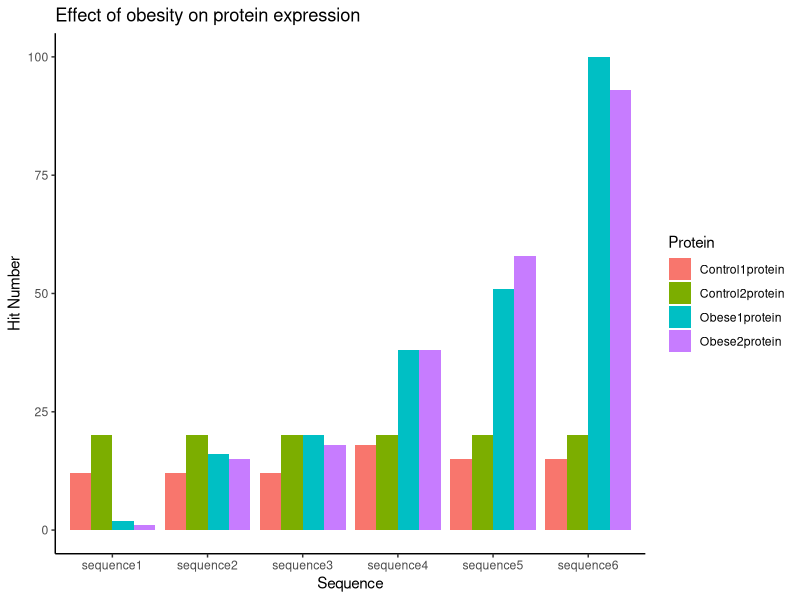

The R source for this figure:
setwd("C:/Users/raven/Desktop/biocomputing/GroupProject/Bioinformatics_Group_Project")
HitTable=read.table(file="HMMsearchHitTableFinal.txt",header = FALSE,stringsAsFactors = FALSE)
Protein=numeric(length=length(HitTable$V1)/3)
Sequence=numeric(length=length(HitTable$V1)/3)
HitNum=numeric(length=length(HitTable$V1)/3)
for (i in 1:length(HitTable$V1)) {
  if (i %% 3 == 0) {
    HitNum[i/3]=HitTable[i,]
  }
  else if (i %% 3 == 1) {
    Protein[(i+2)/3]=HitTable[i,]
  }
  else {
    Sequence[(i+1)/3]=HitTable[i,]
  }
}
HitNum=as.numeric(HitNum)
Graphic=cbind.data.frame(Protein,Sequence,HitNum) #default is to make it a character vector. Must convert to data frame
library(ggplot2)
library(grid)
library(gridExtra)
Plot=ggplot(data=Graphic,aes(x=Graphic$Sequence,y=Graphic$HitNum,fill=Graphic$Protein))+geom_bar(stat="identity",position=position_dodge())+theme_classic()+xlab("Sequence")+ylab("Hit Number")+scale_fill_discrete(name="Protein")+ggtitle("Effect of obesity on protein expression")
Plot
